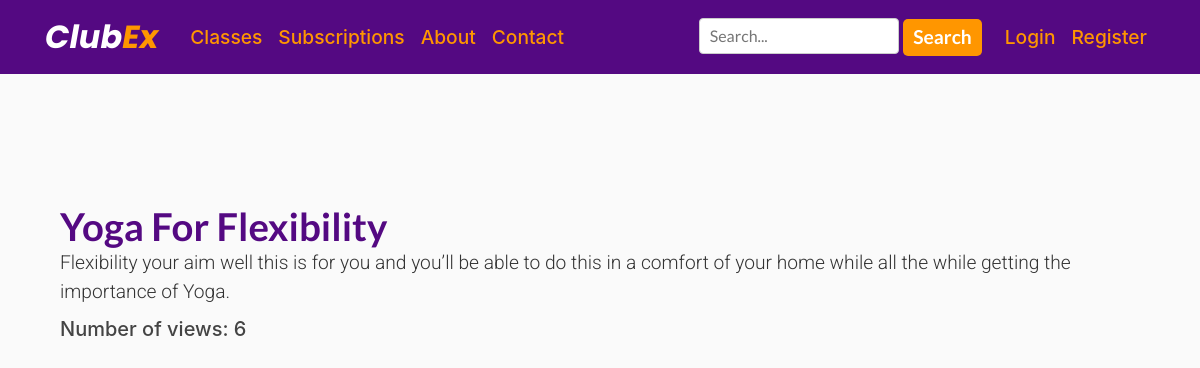
Page /6 on the committed database.
### ClubEx/models.py (models this page shows, shortened)
class Video(models.Model):
    category = models.CharField(max_length=200)
    video_name = models.CharField(max_length=200)
    video_thumbnail = models.ImageField(null=True, blank=True)
    video = EmbedVideoField()
    content = models.TextField()
    video_views = models.IntegerField(default=0, null=True, blank=True)
    class Meta:
        ordering = ('-video_name',)

### ClubEx/views.py (the view)
# urls.py: path('<int:id>', views.video_details, name='video_details'),
def video_details(request, id):
    obj = get_object_or_404(Video, pk=id)
    obj.video_views = obj.video_views + 1
    obj.save()
    return render(request, 'clubex/video_details.html', {'obj': obj})

### ClubEx/templates/ClubEx/video_details.html (shortened to what this page needs)
{% extends "ClubEx/base.html" %}
{% load embed_video_tags %}
{% load static %}
{% block content %}
<!DOCTYPE html>
<html lang="en">
<head>
    <link rel="stylesheet" href="https://stackpath.bootstrapcdn.com/bootstrap/4.5.2/css/bootstrap.min.css">
    <Link rel="stylesheet" href="{% static 'ClubEx/style.css' %}" type="text/css" >
    <Link rel="stylesheet" href="{% static 'ClubEx/newstyle.css' %}" type="text/css" >
</head>
<body>
  <div class="section">
      <div class="container" id="vidcontainer">
        <h1>{{ obj.video_name }}</h1>
        <div class="videocontent">
          <p>{{ obj.content  }}</p>
          <h5>Number of views: {{ obj.video_views }}</h5>
        </div>
      </div>
  </div>
</body>
</html>
{% endblock content %}

### ClubEx/static/ClubEx/style.css (style rules this page uses)
body { background: #fafafa; color: #333333; margin-top: 5rem; text-align: left; }
h1, h2, h3, h4, h5, h6 { color: #444444; }

### ClubEx/static/ClubEx/newstyle.css (style rules this page uses)
body, html { height: 100%; margin-top: 4rem; }
h1 { margin-bottom:20px; font-family:'Lato', sans-serif; font-size:2.4em; font-weight:700; color:#540982; font-variant-ligatures: none; }
p { font-family:'Roboto', sans-serif; font-size:1.2em; font-weight:300; }
.section { margin:0; padding:60px 0; }
.container { text-align:center; }
#vidcontainer { text-align:left; }
#vidcontainer h1 { margin-top:15px; margin-bottom:0; }
#vidcontainer p { margin-bottom:10px; }

### rows in the picture
Video: video_name "Yoga For Flexibility", content "Flexibility your aim well this is for you and you’ll be able to do this in a comfort of your home while all the while getting the importance of Yoga.", video_views "6"
